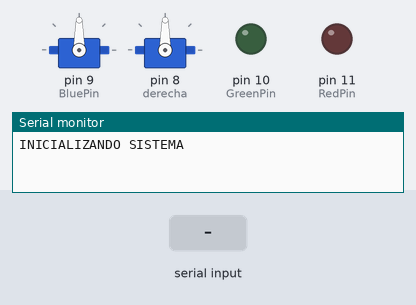
A sketch run on a simulated Arduino Uno, built with avr-gcc and run on an emulated ATmega328P. Parts: 2 × servo, output pins drawn as LEDs (lit = HIGH), the last lines printed to the serial monitor. The test bench sets the inputs (shaded band).

Above: at 1.2 s.
1.3 s: "w" received over Serial
At 2.0 s:
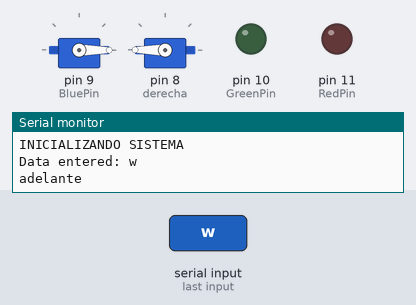
2.9 s: "a" received over Serial
At 3.3 s:
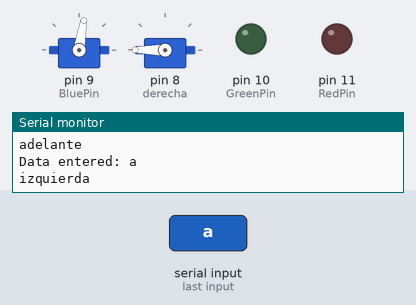
4.5 s: "d" received over Serial
At 5.6 s:
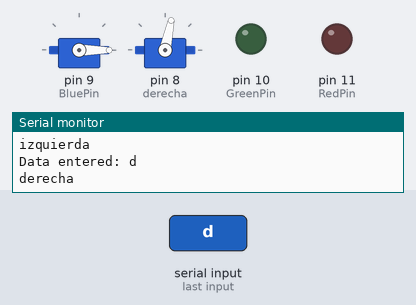
6.1 s: "s" received over Serial
At 6.8 s:
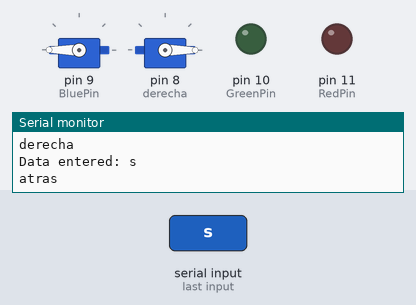
7.7 s: "q" received over Serial
At 9.2 s:
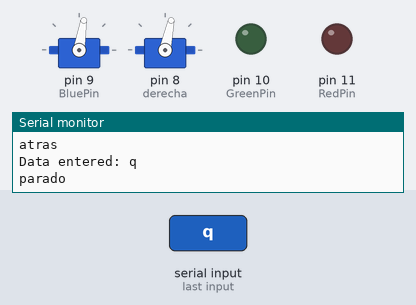
Timing chart, 0 to 10.3 s (numbered marks = the images above; inputs shaded):
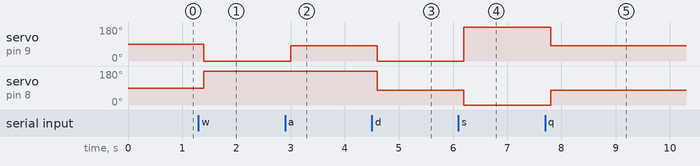

Measured:
- after the input at 1.3 s, servo on pin 9 (BluePin): 90° → 0° after 0.10 s; servo on pin 8 (derecha): 90° → 180° after 0.10 s
- after the input at 2.9 s, servo on pin 9 (BluePin): 0° → 81° after 0.10 s
- after the input at 4.5 s, servo on pin 9 (BluePin): 81° → 0° after 0.10 s; servo on pin 8 (derecha): 180° → 78° after 0.10 s
- after the input at 6.1 s, servo on pin 9 (BluePin): 0° → 180° after 0.10 s; servo on pin 8 (derecha): 78° → 0° after 0.10 s
- after the input at 7.7 s, servo on pin 9 (BluePin): 180° → 81° after 0.10 s; servo on pin 8 (derecha): 0° → 78° after 0.10 s

The sketch:

sketch_may01b.pde
```cpp
#include <Servo.h>

Servo izquierda;
Servo derecha;
char buffer[18];
int red, green, blue;
int RedPin = 11;
int GreenPin = 10;
int BluePin = 9;
void setup()
                         {
                             izquierda.attach(9);
  derecha.attach(8);
                           Serial.begin(9600);
                           Serial.flush();
                           Serial.println("INICIALIZANDO SISTEMA");
                           pinMode(RedPin, OUTPUT);
                           pinMode(GreenPin, OUTPUT);
                           pinMode(BluePin, OUTPUT);
}
void loop()
{
if (Serial.available() > 0) {
  int index=0;
  delay(100); // let the buffer fill up
  int numChar = Serial.available();
  if (numChar>15) {
    numChar=15;
  }
  while (numChar--) {
    buffer[index++] = Serial.read();
  }
  splitString(buffer);
}
}
void splitString(char* data) {
  Serial.print("Data entered: ");
  Serial.println(data);
  char* parameter;
  parameter = strtok (data, " ,");
  while (parameter != NULL) {
    setLED(parameter);
    parameter = strtok (NULL, " ,");
  }
  // Clear the text and serial buffers
  for (int x=0; x<16; x++) {
    buffer[x]='\0';
}
  Serial.flush();
}
void setLED(char* data) {
  if ((data[0] == 'w') || (data[0] == 'W')) {
    izquierda.write(0);
    derecha.write(180);
    Serial.println("adelante");

  }
  if ((data[0] == 'a') || (data[0] == 'A')) {
    izquierda.write(81.23455);
    derecha.write(180);
     Serial.println("izquierda");
  }
    if ((data[0] == 'd') || (data[0] == 'D')) {
    izquierda.write(0);
    derecha.write(78.4632);
     Serial.println("derecha");
  }
    if ((data[0] == 's') || (data[0] == 'S')) {
    derecha.write(0);
    izquierda.write(180);
     Serial.println("atras");
  }
    if ((data[0] == 'q') || (data[0] == 'Q')) {
  izquierda.write(81.23455);
   derecha.write(78.4632);
    Serial.println("parado");
  }
   }
```
